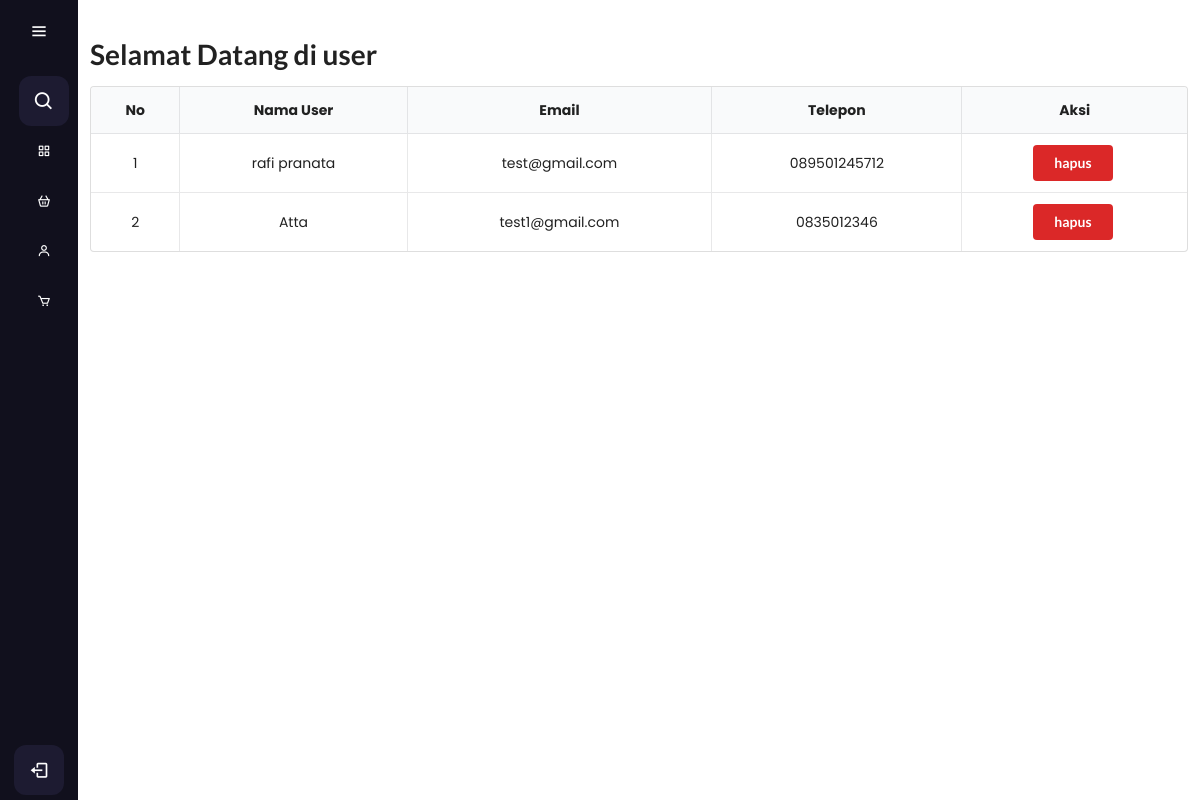
The page /admin/index.php?halaman=user (signed in) on the database its author committed.
### tables this page shows
CREATE TABLE `pelanggan` (
  `id_pelanggan` int(50) NOT NULL,
  `email_pelanggan` varchar(50) NOT NULL,
  `password_pelanggan` varchar(50) NOT NULL,
  `nama_pelanggan` text NOT NULL,
  `telepon_pelanggan` varchar(50) NOT NULL,
  `alamat_pelanggan` text NOT NULL
);

### admin/user.php (the view, shortened to what this page needs)
<!DOCTYPE html>
<html lang="en">
<head>
    <link rel="stylesheet" href="assets/semantic.min.css">
</head>
<body>
    <h1>Selamat Datang di user</h1>
    <div class="ui container">
    <table class="ui celled table">
<thead class="center aligned">
    <tr>
    <th>No</th>
    <th>Nama User</th>
    <th>Email</th>
    <th>Telepon</th>
    <th>Aksi</th>
    </tr>
</thead>
    <tbody class="center aligned">
        <?php $no = 1 ?>
        <?php $ambil = $koneksi->query ("SELECT * FROM pelanggan");?>
        <?php while ($pecah = $ambil->fetch_assoc()){ ?>
    <tr>
        <td data-label="Name"><?php echo $no?></td>
        <td data-label="Name"><?php echo $pecah["nama_pelanggan"] ?></td>
        <td data-label="Age"><?php echo $pecah["email_pelanggan"]?></td>
        <td data-label="Job"><?php echo $pecah["telepon_pelanggan"]?></td>
        <td data-label="Job">
        <a href=""><button class="ui  negative button">
            hapus
            </button></a>
        </td>
    </tr>
            <?php $no++?>
            <?php } ?>
    </tbody>
</table>
</div>
</body>
</html>

### admin/assets/styles/style.css (style rules this page uses)
* { margin: 0; padding: 0; -webkit-box-sizing: border-box; box-sizing: border-box; font-family: 'Poppins', sans-serif; }
body { position: relative; min-height: 100vh; width: 100%; }
a { text-decoration: none; }

### admin/index.php (style rules this page uses)
body { overflow-y: auto; }

### rows shown on the page
pelanggan: nama_pelanggan "rafi pranata", email_pelanggan "test@gmail.com", telepon_pelanggan "089501245712"
pelanggan: nama_pelanggan "Atta", email_pelanggan "test1@gmail.com", telepon_pelanggan "0835012346"
